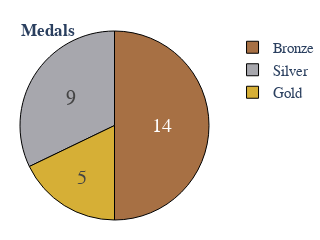

Notebook cell for this chart:
### Code cell
import plotly.graph_objects as go

colors = ['#D6AF36', '#A7A7AD', '#A77044']

def medals_type(country):

    goldv = df.loc[(df['country'] == country), 'gold'].values[0]
    silverv = df.loc[(df['country'] == country), 'silver'].values[0]
    bronzev = df.loc[(df['country'] == country), 'bronze'].values[0]

    fig = go.Figure(data=[go.Pie(labels=['Gold','Silver','Bronze'],
                                values=[goldv,silverv,bronzev])])                       
    fig.update_traces(hoverinfo='label+percent', textinfo='value', textfont_size=20,
                    marker=dict(colors=colors, line=dict(color='#000000', width=1)))
    fig.update_layout(font_family= 'Cabin',autosize = False, width = 300, height = 172, 
                      legend=dict(yanchor="top", xanchor="left", font=dict(size=15)),
                      margin=dict(l=1, r=2, b=20, t=31, pad=0),
                      title={
                        'text': "<b>Medals</b>",
                        'y':0.9,
                        'x':0.15,
                        'xanchor': 'center',
                        'yanchor': 'top'})

    fig.show()

medals_type("Portugal")

### Figure 1 — Plotly figure (JSON) as saved in the notebook; plotly's stock layout.template omitted (floating-point values rounded to 4 significant figures)
{"data": [{"hoverinfo": "label+percent", "labels": ["Gold", "Silver", "Bronze"], "marker": {"colors": ["#D6AF36", "#A7A7AD", "#A77044"], "line": {"color": "#000000", "width": 1}}, "textfont": {"size": 20}, "textinfo": "value", "type": "pie", "values": [5, 9, 14]}], "layout": {"autosize": false, "font": {"family": "Cabin"}, "height": 172, "legend": {"font": {"size": 15}, "xanchor": "left", "yanchor": "top"}, "margin": {"b": 20, "l": 1, "pad": 0, "r": 2, "t": 31}, "title": {"text": "<b>Medals</b>", "x": 0.15, "xanchor": "center", "y": 0.9, "yanchor": "top"}, "width": 300}}
